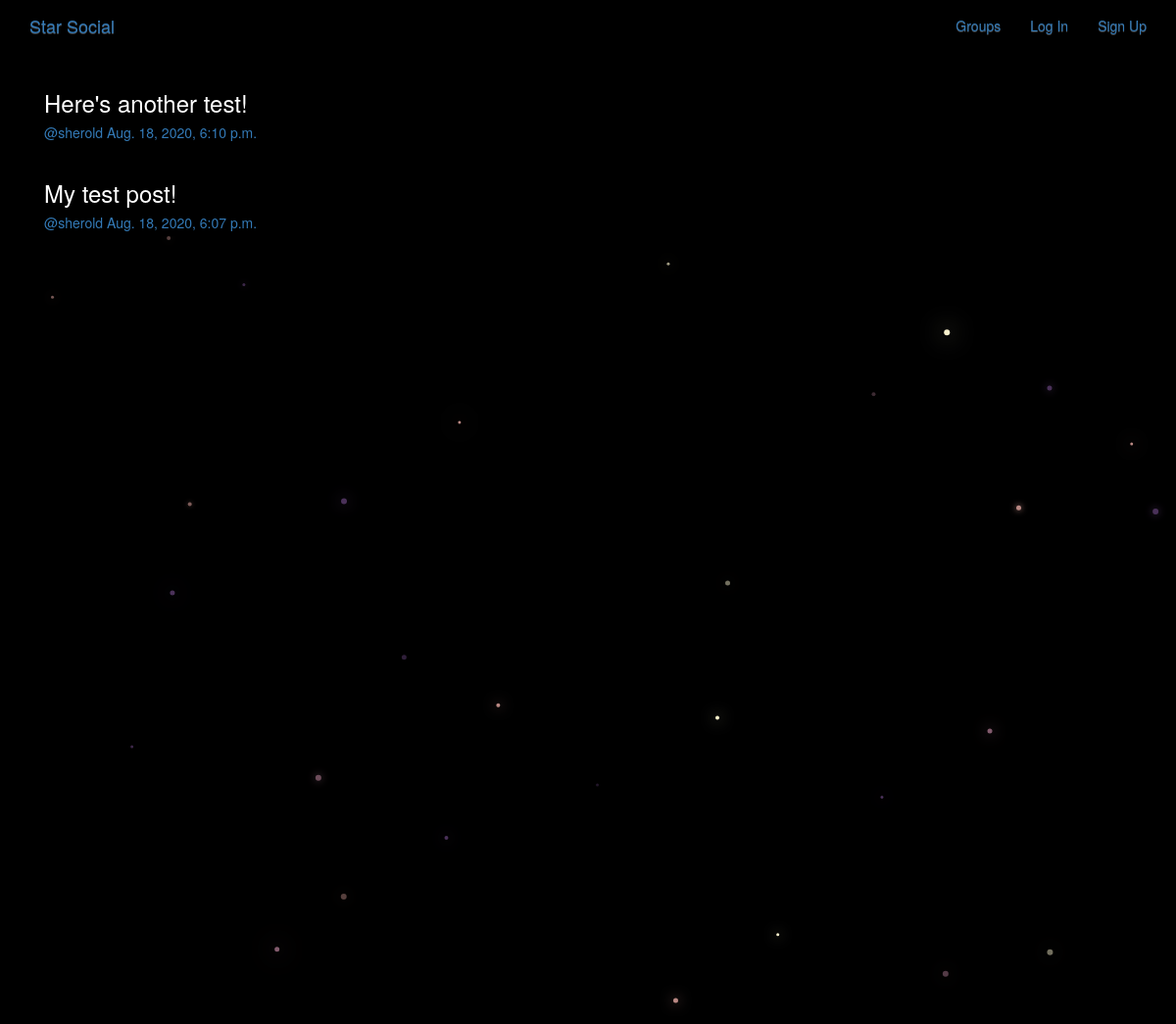
/posts/, run on the app's committed database.
### posts/models.py (models this page shows, shortened)
class Post(models.Model):
    user = models.ForeignKey(User, related_name='posts', on_delete=models.CASCADE)
    created_at = models.DateTimeField(auto_now=True)
    message = models.TextField()
    message_html = models.TextField(editable=False)
    group = models.ForeignKey(Group, related_name='posts', on_delete=models.CASCADE, null=True, blank=True)
    class Meta:
        ordering = ['-created_at']
        unique_together = ['user', 'message']

### posts/views.py (the view)
# urls.py: path('', views.PostList.as_view(), name='all'),
class PostList(SelectRelatedMixin, generic.ListView):
    model = models.Post
    select_related = ('user', 'group')

### posts/templates/posts/post_list.html (shortened to what this page needs)
{% extends "posts/post_base.html" %}
{% block post_content %}
<div class="col-md-8">
    {% for post in post_list %}
        {% include "posts/_post.html" %}
    {% endfor %}
</div>
{% endblock %}

### posts/templates/posts/_post.html (shortened to what this page needs)
<div class="post media">
    <h3>{{ post.message_html|safe }}</h3>
    <div class="media-body">
        <h5 class="media-heading">
            <span class="username">
                <a href="{% url 'posts:for_user' username=post.user.username %}">@{{ post.user.username }}</a>
            </span>
            <time class="time">
                <a href="{% url 'posts:single' username=post.user.username pk=post.pk %}">{{ post.created_at }}</a>
            </time>
        </h5>
    </div>
</div>

### static/simplesocial/css/master.css (style rules this page uses)
body { margin: 0; overflow: hidden; background-color: black; color:white; }

### data on the page
Post: message_html "Here's another test!", user.username "sherold", created_at "Aug. 18, 2020, 6:10 p.m."
Post: message_html "My test post!", user.username "sherold", created_at "Aug. 18, 2020, 6:07 p.m."
